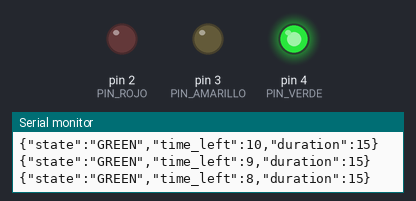
Bench run of a sketch on a simulated Arduino Uno, built with avr-gcc and run on an emulated ATmega328P. On the bench: output pins drawn as LEDs (lit = HIGH), the last lines printed to the serial monitor.

Above: at 8.0 s.
At 18.0 s:
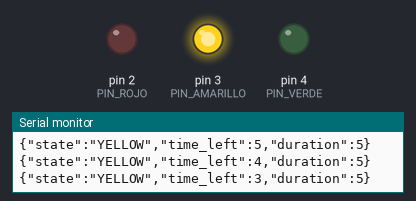
At 30.5 s:
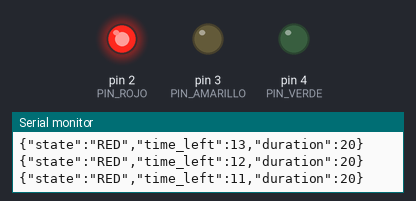
Timing chart, 0 to 52.5 s (numbered marks = the images above):
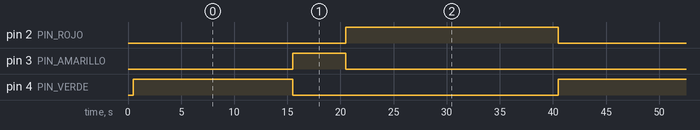

Measured:
- by itself, pin 2 (PIN_ROJO): alternates HIGH for 20.0 s and LOW for 20.0 s
- by itself, pin 3 (PIN_AMARILLO): alternates HIGH for 5.0 s and LOW for 35.0 s
- by itself, pin 4 (PIN_VERDE): alternates HIGH for 15.0 s and LOW for 25.0 s

The sketch:

semaforo.ino
```cpp
const int PIN_ROJO = 2;      // 20 s (exigido)
const int PIN_AMARILLO = 3;  // 5 s
const int PIN_VERDE = 4;     // 15 s

const int DUR_ROJO = 20;
const int DUR_AMARILLO = 5;
const int DUR_VERDE = 15;

void setLights(bool r, bool y, bool g) {
  digitalWrite(PIN_ROJO, r ? HIGH : LOW);
  digitalWrite(PIN_AMARILLO, y ? HIGH : LOW);
  digitalWrite(PIN_VERDE, g ? HIGH : LOW);
}

// Envia: {"state":"RED","time_left":19,"duration":20}
void sendStatus(const char* state, int timeLeft, int duration) {
  Serial.print("{\"state\":\"");
  Serial.print(state);
  Serial.print("\",\"time_left\":");
  Serial.print(timeLeft);
  Serial.print(",\"duration\":");
  Serial.print(duration);
  Serial.println("}");
}

void runPhase(const char* state, bool r, bool y, bool g, int duration) {
  setLights(r, y, g);
  for (int t = duration; t > 0; t--) {
    sendStatus(state, t, duration);
    delay(1000);
  }
}

void setup() {
  pinMode(PIN_ROJO, OUTPUT);
  pinMode(PIN_AMARILLO, OUTPUT);
  pinMode(PIN_VERDE, OUTPUT);
  setLights(false, false, false);
  Serial.begin(9600);
  delay(500);
}

void loop() {
  runPhase("GREEN", false, false, true, DUR_VERDE);     // verde 15 s
  runPhase("YELLOW", false, true, false, DUR_AMARILLO); // amarillo 5 s
  runPhase("RED", true, false, false, DUR_ROJO);       // rojo 20 s
}
```
